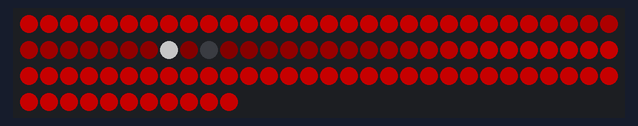
Bench run of a sketch on a simulated Arduino Nano, built with avr-gcc and run on an emulated ATmega328P. Shown: 101 RGB LEDs in strip order, left to right, continuing on the next row. Dim RGB values are drawn brighter than linear; random numbers use the default seed unless the sketch sets one.

Above: at 1.16 s.
At 11.26 s:
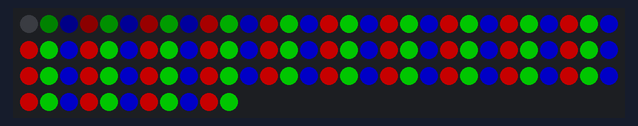
At 15.54 s:
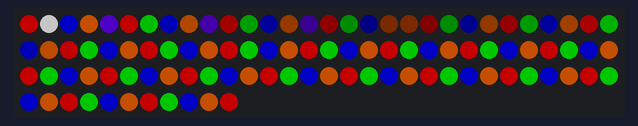
At 20.14 s:
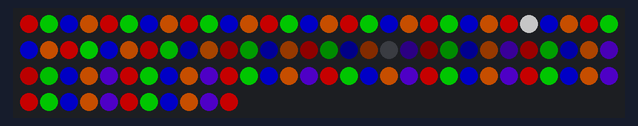
At 29.64 s:
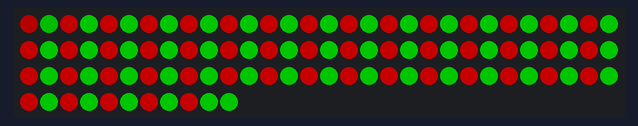
At 39.44 s:
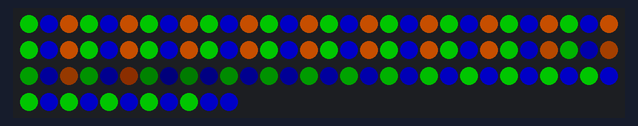

The sketch:

main.ino
```cpp
#include "FastLED.h"
FASTLED_USING_NAMESPACE;

#if defined(FASTLED_VERSION) && (FASTLED_VERSION < 3001000)
#warning "Requires FastLED 3.1 or later; check github for latest code."
#endif

// clang-format off
#define DATA_PIN     3
#define LED_TYPE     WS2811
//#define COLOR_ORDER RGB

// TODO: Fix to work for 100 exactly without a final palette++ pixel.
#define NUM_LEDS    101
CRGB leds[NUM_LEDS];

#define BRIGHTNESS_NIGHT                      96
#define BRIGHTNESS_DAY                         3
#define FRAMES_PER_SECOND                    120
#define MILLIS_PER_FRAME  1000/FRAMES_PER_SECOND
// clang-format on

void setup() {
  delay(1000);

  // Time.zone(-8);  // Set Pacific Time Zone

  FastLED.addLeds<LED_TYPE, DATA_PIN>(leds, NUM_LEDS)
      .setCorrection(Tungsten40W);

  FastLED.setBrightness(BRIGHTNESS_NIGHT);

  // Serial.begin(9600);
}

uint8_t gHue = 0;
void loop() {
  EVERY_N_SECONDS(60) {
    // 4PM to 1 AM
    // if (Time.hour() > 16 || Time.hour() < 1) {
    //   FastLED.setBrightness(BRIGHTNESS_NIGHT);
    // } else {
    //   FastLED.setBrightness(BRIGHTNESS_DAY);
    // }
    gHue++;
  }

  EVERY_N_MILLISECONDS(MILLIS_PER_FRAME) { onEnterFrame(); }
  // onEnterFrame();
}

void onEnterFrame() {
  // xmas_rgbop();
  xmas_rgbop_range();
  addGlitter(80);

  FastLED.show();
}

void xmas_rgbop() {
  // Red, Green, Blue, Orange, and Purple cycling Xmas lights
  for (uint8_t i = 0; i < NUM_LEDS; i++) {
    switch ((gHue) % 5) {
      case 0:
        leds[i] = CRGB(0xfff276);
        break;
      case 1:
        leds[i] = CRGB(0x6aff7a);
        break;
      case 2:
        leds[i] = CRGB(0x5c65ff);
        break;
      case 3:
        leds[i] = CRGB(0xffae3f);
        break;
      case 4:
        leds[i] = CRGB(0xc33fff);
        break;
    }
  }
}

void addGlitter(fract8 chanceOfGlitter) {
  if (random8() < chanceOfGlitter) {
    leds[random16(NUM_LEDS)] += CRGB::White;
  }
}

void xmas_rgbop_range() {
  // xmas_rgbop() plus color count cycle, palette index shift, and a sine wave
  // based wipe. The palette count changes every time the wave AKA brightness
  // touches zero.

  // Example cycle (RGB to simplify)
  // # | Count | Palette Offset
  // 0 |     1 |              0
  // 1 |     2 |              0
  // 2 |     3 |              0
  // 3 |     2 |              0
  // 4 |     1 |              1

  // The five color palette to cycle through.
  const uint8_t color_total = 5;
  static CRGB colors[color_total];

  // Store if the pixel is using the current palette or the next palette.
  static bool next[NUM_LEDS];

  static bool start = true;
  if (start) {
    // Run init tasks
    start = false;

    colors[0] = CRGB(0xFF0000);
    colors[1] = CRGB(0x00FF00);
    colors[2] = CRGB(0x0000FF);
    colors[3] = CRGB(0xFF6600);
    // Reduce red for color correction and get a better looking purple.
    colors[4] = CRGB(0x6600FF);

    // Set all next to false at start.
    for (uint8_t i = 0; i < NUM_LEDS; i++) {
      next[i] = false;
    }
  }

  // Current number of colors to display from the palette.
  static uint8_t color_count = 1;
  // The amount to change the color count, positive or negative one only.
  static int8_t sign = 1;
  // The zero color of the palette, increments every cycle.
  static uint8_t palette_offset = 0;

  int8_t brightness   = 0;
  uint8_t color_index = 0;
  for (uint8_t i = 0; i < NUM_LEDS; i++) {
    // Find the brightness using a sine wave.
    // WARNING: A max of 254 works, 255 fails to create a 0 on the Arduino Nano
    brightness                 = beatsin8(16, 0, 254, 0, NUM_LEDS * 2 - i * 2);
    uint16_t scaled_brightness = brightness * 8;
    if (scaled_brightness > 255) {
      brightness = 255;
    } else {
      brightness = (uint8_t)scaled_brightness;
    }

    // Switch to the next palette, when pixel is dark
    if (brightness == 0) {
      next[i] = true;
    }

    if (next[i]) {
      // Load the next palette when next==true.
      // Modified copy of the total strip switch.
      // TODO: Refactor to a function call to get the current palette.
      uint8_t local_color_count    = color_count;
      uint8_t local_palette_offset = palette_offset;
      local_color_count += sign;
      // When the count of colors is one, increment the palette offset.
      if (local_color_count == 1) {
        local_palette_offset++;
        if (local_palette_offset == color_total) {
          local_palette_offset = 0;
        }
      }
      color_index = i % local_color_count;
      leds[i]     = colors[(color_index + local_palette_offset) % color_total];
    } else {
      // Find the color in the current palette, limiting by count and total.
      color_index = i % color_count;
      leds[i]     = colors[(color_index + palette_offset) % color_total];
    }
    // Reduce the brightness depending on the sine value.
    leds[i].nscale8_video(brightness);
  }

  bool check = true;
  // check all pixels have changed.
  for (uint8_t i = 0; i < NUM_LEDS; i++) {
    if (!next[i]) {
      check = false;
    }
  }

  // Time to change palette?
  if (check && brightness == 0) {
    // This is ugh, we are using the brightness variable far from it's original
    // init to get the brightness used in the last pixel on the strip. Change
    // the entire set when the last pixel has zero brightness and all pixels are
    // palette shifted.
    for (uint8_t i = 0; i < NUM_LEDS; i++) {
      // Set all to false again.
      next[i] = false;
    }

    color_count += sign;
    if (color_count == color_total) {
      // If we've reached the max count, start going down.
      sign = -1;
    } else if (color_count == 1) {
      // If we've reached the minimum count, start going up.
      sign = 1;
      // Next palette, limit to total number of colors
      palette_offset++;
      if (palette_offset == color_total) {
        palette_offset = 0;
      }
    }
  }
}
```
